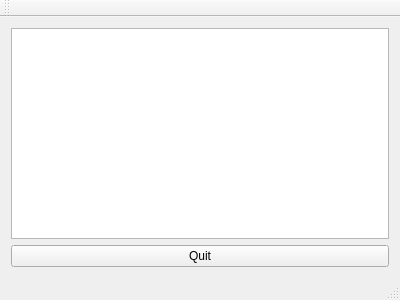
<?xml version="1.0" encoding="UTF-8"?>
<ui version="4.0">
 <class>Notepad</class>
 <widget class="QMainWindow" name="Notepad">
  <property name="geometry">
   <rect>
    <x>0</x>
    <y>0</y>
    <width>400</width>
    <height>300</height>
   </rect>
  </property>
  <property name="windowTitle">
   <string>Notepad</string>
  </property>
  <widget class="QWidget" name="centralWidget">
   <layout class="QVBoxLayout" name="verticalLayout">
    <item>
     <layout class="QVBoxLayout" name="mainVerticalLayout">
      <item>
       <widget class="QTextEdit" name="textEdit"/>
      </item>
      <item>
       <widget class="QPushButton" name="quitButton">
        <property name="text">
         <string>Quit</string>
        </property>
       </widget>
      </item>
     </layout>
    </item>
   </layout>
  </widget>
  <widget class="QMenuBar" name="menuBar">
   <property name="geometry">
    <rect>
     <x>0</x>
     <y>0</y>
     <width>400</width>
     <height>19</height>
    </rect>
   </property>
  </widget>
  <widget class="QToolBar" name="mainToolBar">
   <attribute name="toolBarArea">
    <enum>TopToolBarArea</enum>
   </attribute>
   <attribute name="toolBarBreak">
    <bool>false</bool>
   </attribute>
  </widget>
  <widget class="QStatusBar" name="statusBar"/>
 </widget>
 <layoutdefault spacing="6" margin="11"/>
 <resources/>
 <connections/>
</ui>
